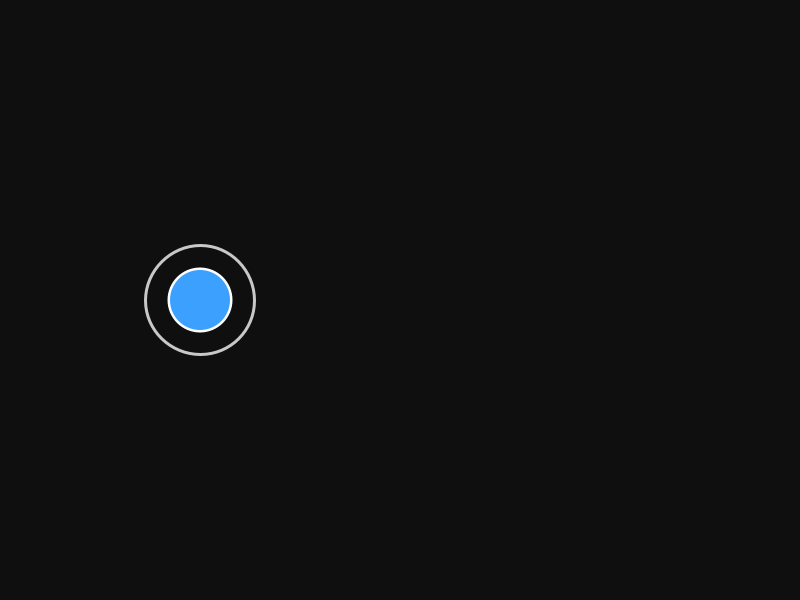
Frame 1 (no input)
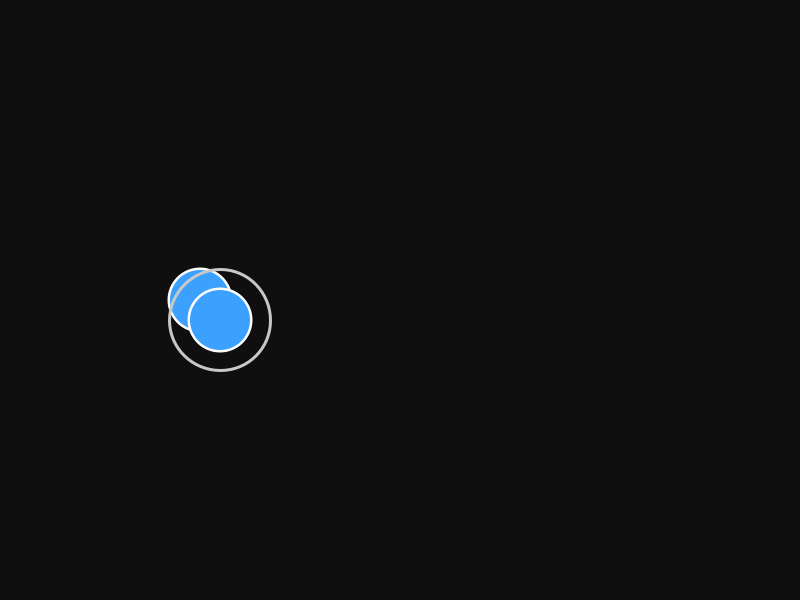
Frame 60 (the mouse pressed at the canvas centre just before this capture)
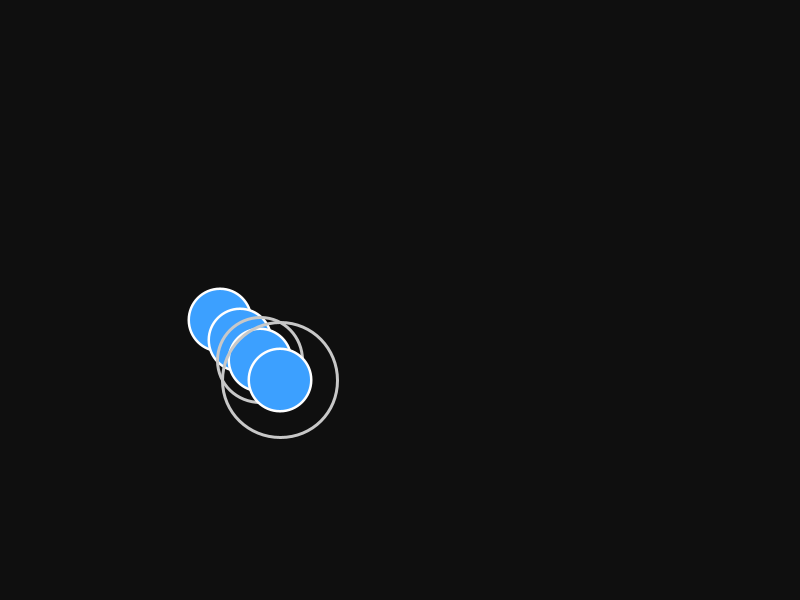
Frame 120 (the mouse held since frame 60 and released just before this capture)

The Processing sketch that drew these frames (run headless with seeded random() and noise(); from frame 60 on, the mouse is pressed at the canvas centre):

// Processing sketch: week14_1_project
// ── week14_1_project.pde
float x=200,y=300,spawnTime=0,lowspeed=800,hitTime; 
float radius=30;
float goodhit=200,perfecthit=100;
float[] s_T={0,1000,1400,1800,2200,2600,3000,3400,3800,4200};
float[] dx={0,20,40,60,80,100,120,140,160,180};
float[] dy={0,20,40,60,80,100,120,140,160,180};
boolean[] hit=new boolean[10];
void setup(){
 size(800,600); 
}
void draw(){
  background(15);
  float t=millis();
  for(int i=0;i<10;i++){
    if(!hit[i] && t>=s_T[i]){
      if(t-s_T[i]<lowspeed){
         float ratio=1-(t-s_T[i])/lowspeed;
         float CR=radius*(2+ratio*2);
         noFill(); stroke(200); strokeWeight(3); ellipse(x+dx[i],y+dy[i],CR,CR);
      }
      fill(255,255,255); noStroke(); ellipse(x+dx[i],y+dy[i],radius*2+5,radius*2+5);
      fill(60,160,255); noStroke(); ellipse(x+dx[i],y+dy[i],radius*2,radius*2);
    }
  }
}
void Handhit(){
  int index=0;
  for(int i=0;i<10;i++){
     if(!hit[i] && millis()>=s_T[i]){
         index=i;
         break;
     }
  }
  if(index>=0){
    hitTime=s_T[index]+lowspeed;
    float dt=abs(millis()-hitTime);
    if(dt<=perfecthit){
       hit[index]=true;
       println("perfect");
    }else if(dt<=goodhit){
       hit[index]=true;
       println("good");
    }else{
       hit[index]=true;
       println("miss");
    }
  }
}
void mousePressed(){
 Handhit(); 
}
